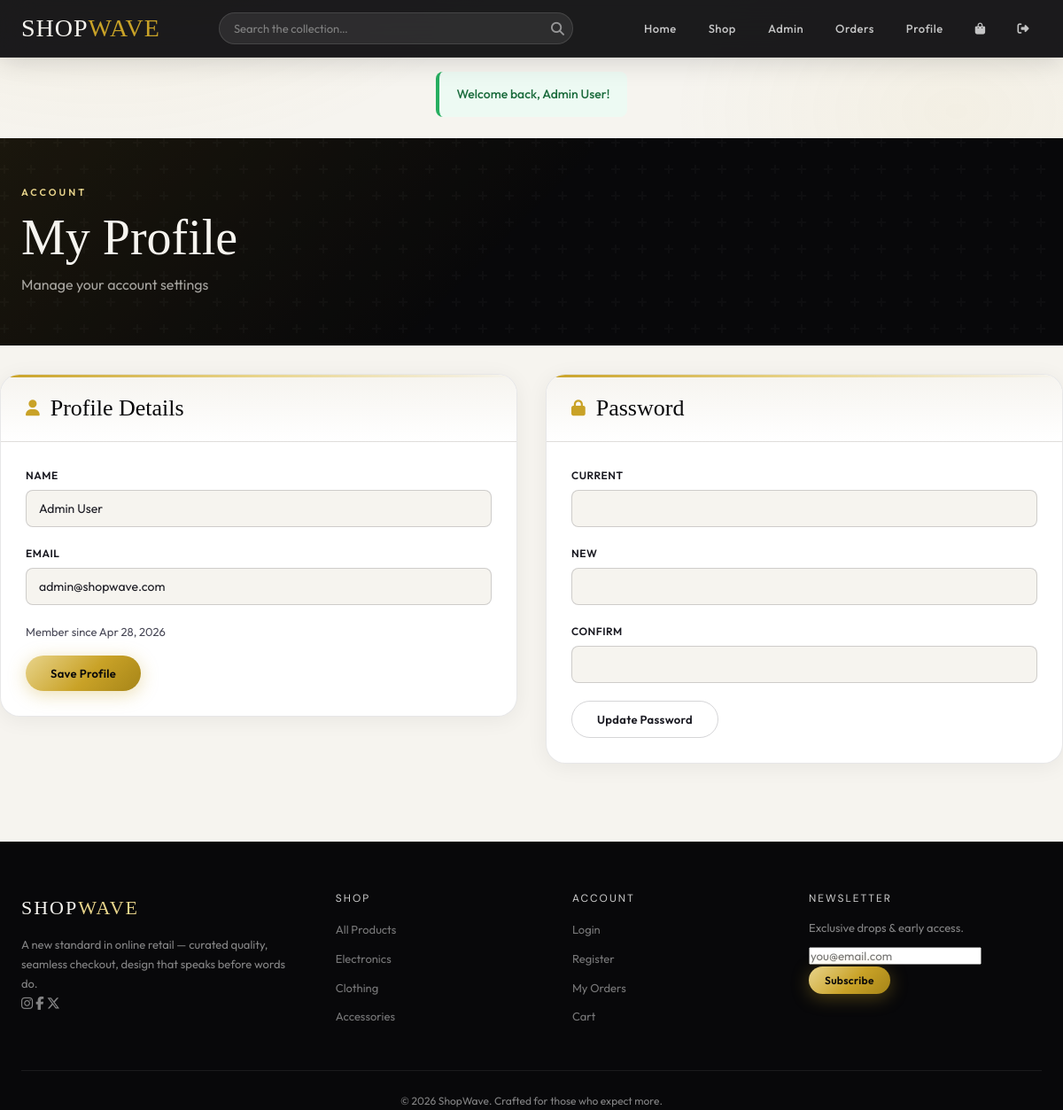
Screenshot of /user/profile.php (signed in) with the database file from the repository.
### tables this page shows
CREATE TABLE IF NOT EXISTS users (
    id INT AUTO_INCREMENT PRIMARY KEY,
    name VARCHAR(100) NOT NULL,
    email VARCHAR(150) NOT NULL UNIQUE,
    password VARCHAR(255) NOT NULL,
    role ENUM('user', 'admin') DEFAULT 'user',
    created_at TIMESTAMP DEFAULT CURRENT_TIMESTAMP
);

### user/profile.php (the view, shortened to what this page needs)
<?php
require_once '../includes/db.php';
$userId = (int) $_SESSION['user_id'];
$stmt = $pdo->prepare('SELECT id, name, email, role, created_at FROM users WHERE id = ?');
$stmt->execute([$userId]);
$user = $stmt->fetch();
?>
<?php include '../includes/header.php'; ?>
<div class="container page-content-tight">
    <div class="profile-grid">
        <div>
            <form method="POST">
                <div class="form-group">
                    <label class="form-label">Name</label>
                    <input type="text" name="name" class="form-control" value="<?= htmlspecialchars($user['name']) ?>" required>
                </div>
                <div class="form-group">
                    <label class="form-label">Email</label>
                    <input type="email" name="email" class="form-control" value="<?= htmlspecialchars($user['email']) ?>" required>
                </div>
                <p style="font-size:13px;color:var(--ink-soft);margin-bottom:16px;">Member since <?= date('M j, Y', strtotime($user['created_at'])) ?></p>
                <button type="submit" class="btn btn-primary">Save Profile</button>
            </form>
        </div>
        <div>
            <form method="POST">
                <div class="form-group">
                    <label class="form-label">Current</label>
                    <input type="password" name="current_password" class="form-control" required>
                </div>
                <div class="form-group">
                    <label class="form-label">New</label>
                    <input type="password" name="password" class="form-control" required>
                </div>
                <div class="form-group">
                    <label class="form-label">Confirm</label>
                    <input type="password" name="confirm" class="form-control" required>
                </div>
                <button type="submit" class="btn btn-outline">Update Password</button>
            </form>
        </div>
    </div>
</div>
<?php include '../includes/footer.php'; ?>

### css/style.css (style rules this page uses)
:root { --black: #0a0a0a; --white: #fafaf8; --cream: #f4f1eb; --charcoal: #2a2a2a; --mid: #6b6b6b; --light: #d8d4cb; --accent: #c8a96e; --accent-d: #a8843e; --danger: #c0392b; --success: #27ae60; --radius: 4px; --shadow: 0 2px 20px rgba(0,0,0,0.08); --shadow-h: 0 8px 40px rgba(0,0,0,0.15); --trans: all 0.25s ease; }
*, *::before, *::after { box-sizing: border-box; margin: 0; padding: 0; }
html { scroll-behavior: smooth; }
body { font-family: 'DM Sans', sans-serif; background: var(--white); color: var(--charcoal); font-size: 15px; line-height: 1.65; }
input, textarea, select, button { font-family: inherit; }
.container { max-width: 1200px; margin: 0 auto; padding: 0 24px; }
.btn { display: inline-flex; align-items: center; gap: 8px; padding: 12px 28px; border-radius: var(--radius); font-size: 13px; font-weight: 500; letter-spacing: 0.5px; border: none; cursor: pointer; transition: var(--trans); text-decoration: none; }
.btn-primary { background: var(--accent); color: var(--black); }
.btn-outline { background: transparent; border: 1px solid var(--light); color: var(--charcoal); }
.form-group { margin-bottom: 20px; }
.form-label { display: block; font-size: 12px; font-weight: 600; letter-spacing: 0.5px; text-transform: uppercase; color: var(--charcoal); margin-bottom: 6px; }
.form-control { width: 100%; padding: 11px 14px; border: 1px solid var(--light); border-radius: var(--radius); background: var(--white); color: var(--charcoal); font-size: 14px; transition: var(--trans); }
.profile-grid { display: grid; grid-template-columns: 1fr 1fr; gap: 32px; align-items: start; }

### css/shopwave-theme.css (style rules this page uses)
:root { --font-display: 'Instrument Serif', Georgia, serif; --font-ui: 'Outfit', system-ui, sans-serif; --obsidian: #08080a; --obsidian-soft: #121218; --pearl: #f6f4ef; --pearl-dark: #ebe8e0; --surface: #ffffff; --ink: #1a1a22; --ink-soft: #4a4a58; --gold: #c9a227; --gold-light: #e8d48b; --gold-glow: rgba(201, 162, 39, 0.35); --line: rgba(26, 26, 34, 0.1); --line-strong: rgba(26, 26, 34, 0.18); --radius-sm: 8px; --radius: 14px; --radius-lg: 22px; --shadow-soft: 0 4px 24px rgba(8, 8, 10, 0.06); --shadow-lift: 0 20px 50px rgba(8, 8, 10, 0.12); --ease-out: cubic-bezier(0.22, 1, 0.36, 1); --trans: 0.35s var(--ease-out); --black: var(--obsidian); --white: var(--pearl); --cream: var(--pearl-dark); --charcoal: var(--ink); --mid: var(--ink-soft); --light: var(--line-strong); --accent: var(--gold); --accent-d: #a68518; }
html { scroll-behavior: smooth; }
body { font-family: var(--font-ui); background: var(--pearl); color: var(--ink); min-height: 100vh; display: flex; flex-direction: column; position: relative; overflow-x: hidden; }
body::before { content: ''; position: fixed; inset: 0; background: radial-gradient(ellipse 80% 50% at 10% -10%, rgba(201, 162, 39, 0.08), transparent 50%), radial-gradient(ellipse 60% 40% at 90% 10%, rgba(201, 162, 39, 0.05), transparent 45%), radial-gradient(ellipse 50% 30% at 50% 100%, rgba(8, 8, 10, 0.04), transparent 50%); pointer-events: none; z-index: 0; }
.btn { border-radius: 100px; font-weight: 600; letter-spacing: 0.3px; }
.btn-primary { background: linear-gradient(135deg, var(--gold-light) 0%, var(--gold) 55%, var(--accent-d) 100%); color: var(--obsidian); box-shadow: 0 4px 20px var(--gold-glow); }
.btn-outline { border-radius: 100px; border-color: var(--line-strong); }
.page-content-tight { padding: 32px 0 64px; }
.form-control { border-radius: var(--radius-sm); border-color: var(--line-strong); }

### rows the page displays
users: name "Admin User", email "admin@shopwave.com", created_at "Apr 28, 2026"

### other values shown
$flash['message'] "Welcome back, Admin User!"
$label "ACCOUNT"
$title "My Profile"
$subtitle "Manage your account settings"
$title "Profile Details Password"
